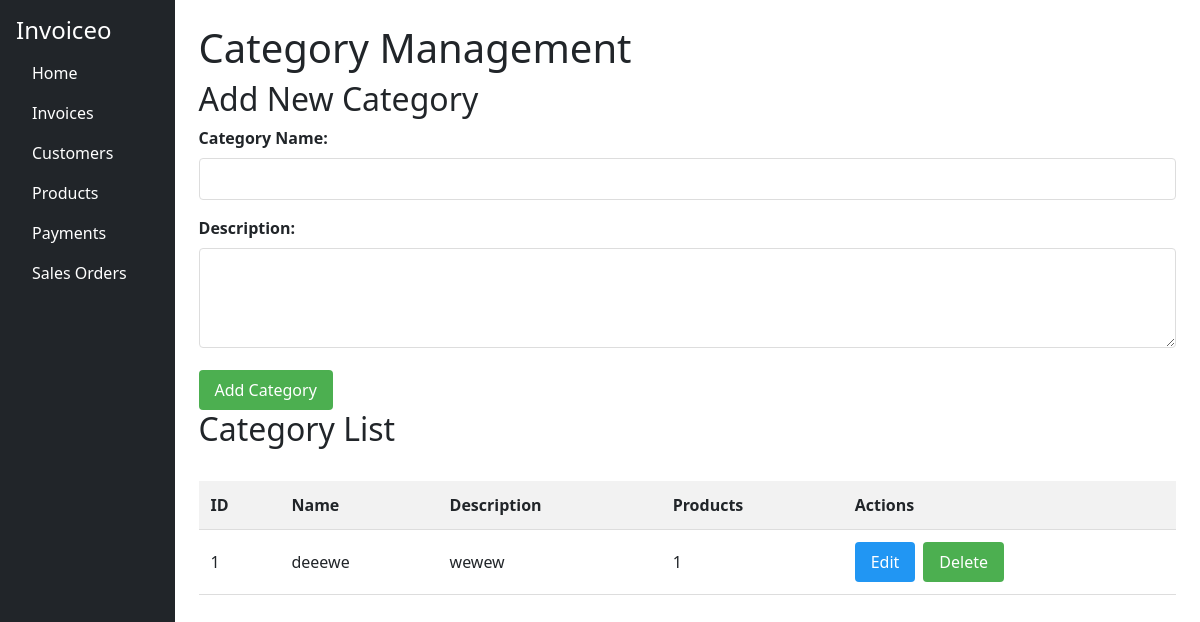
The page /categories on the database its author committed.
### app.py (models this page shows)
class Category(db.Model):
    id = db.Column(db.Integer, primary_key=True)
    name = db.Column(db.String(100), unique=True)
    description = db.Column(db.String(300))
    products = db.relationship('Product', backref='category')

### app.py (the view)
@app.route('/categories')
def categories():
    all_categories = Category.query.all()
    return render_template('categories.html', categories=all_categories)

### templates/categories.html
{% extends 'base.html' %}
{% block content %}
<h1>Category Management</h1>
<link rel="stylesheet" href="{{ url_for('static', filename='products.css') }}">
<h2>Add New Category</h2>
<form method="POST" action="/add_category">
    <div class="form-group">
        <label for="name">Category Name:</label>
        <input type="text" id="name" name="name" required>
    </div>
    <div class="form-group">
        <label for="description">Description:</label>
        <textarea id="description" name="description"></textarea>
    </div>
    <button type="submit">Add Category</button>
</form>
<h2>Category List</h2>
<table>
    <thead>
        <tr>
            <th>ID</th>
            <th>Name</th>
            <th>Description</th>
            <th>Products</th>
            <th>Actions</th>
        </tr>
    </thead>
    <tbody>
        {% for category in categories %}
        <tr>
            <td>{{ category.id }}</td>
            <td>{{ category.name }}</td>
            <td>{{ category.description }}</td>
            <td>{{ category.products|length }}</td>
            <td class="actions">
                <a href="{{ url_for('edit_category', id=category.id) }}" class="btn-edit">Edit</a>
                <form action="{{ url_for('delete_category', id=category.id) }}" method="POST">
                    <button type="submit" class="btn-delete" onclick="return confirm('Delete this category?')">Delete</button>
                </form>
            </td>
        </tr>
        {% endfor %}
    </tbody>
</table>
{% endblock %}

### static/products.css (style rules this page uses)
.form-group { margin-bottom: 1rem; }
label { display: block; margin-bottom: 0.5rem; font-weight: 600; }
input[type="text"], input[type="number"], select, textarea { width: 100%; padding: 0.5rem; border: 1px solid #ddd; border-radius: 4px; font-size: 1rem; }
textarea { min-height: 100px; resize: vertical; }
button { padding: 0.5rem 1rem; border: none; border-radius: 4px; cursor: pointer; font-size: 1rem; transition: background-color 0.3s; }
button[type="submit"] { background-color: #4CAF50; color: white; }
table { width: 100%; border-collapse: collapse; margin-top: 2rem; }
th, td { padding: 0.75rem; text-align: left; border-bottom: 1px solid #ddd; }
th { background-color: #f2f2f2; font-weight: 600; }
.actions { display: flex; gap: 0.5rem; }
.btn-edit { background-color: #2196F3; color: white; text-decoration: none; padding: 0.5rem 1rem; border-radius: 4px; }
.btn-delete { background-color: #f44336; color: white; }

### rows shown on the page
Category: id "1", name "deeewe", description "wewew", products|length "1"
